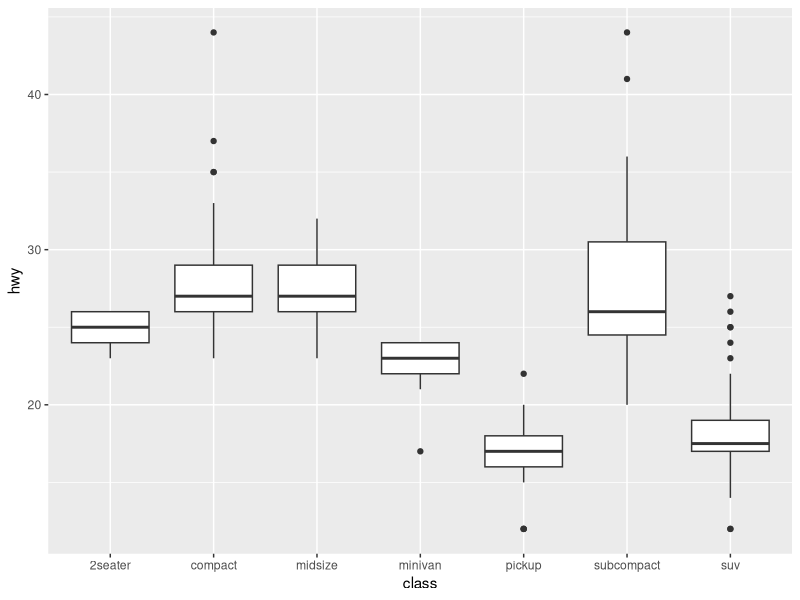
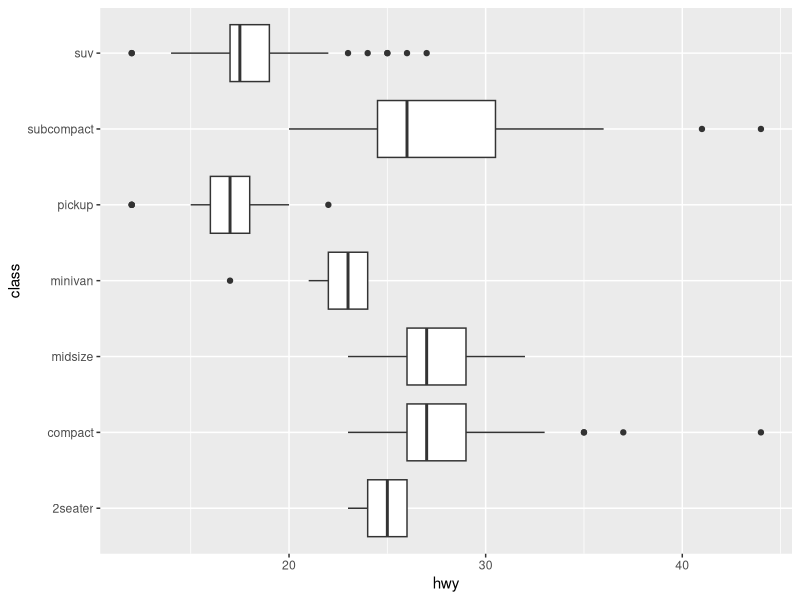
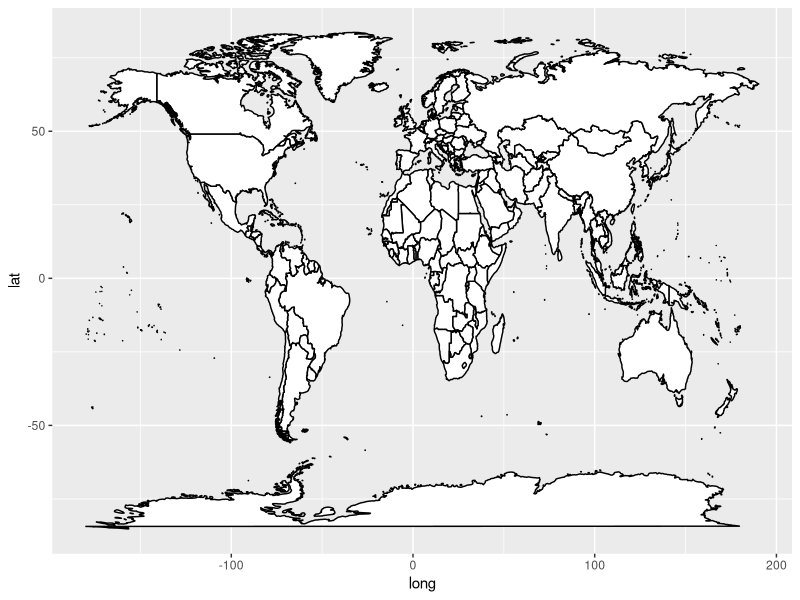
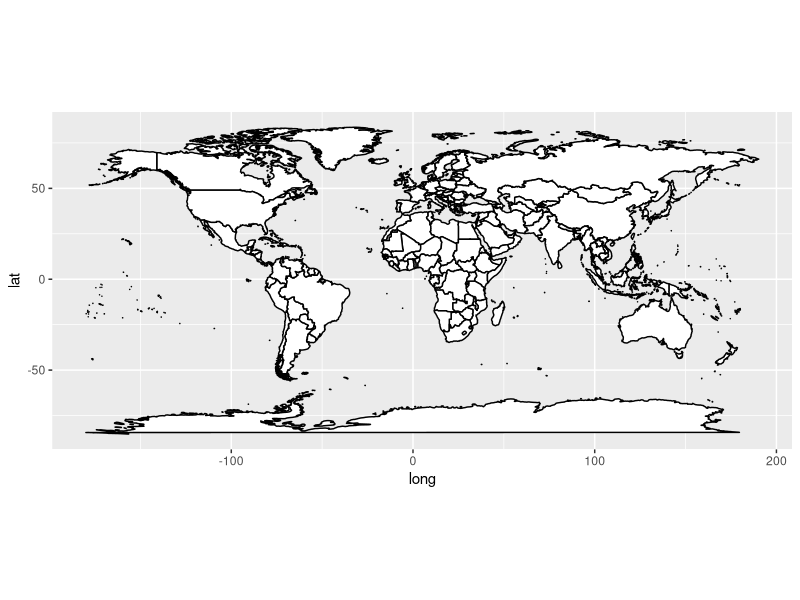
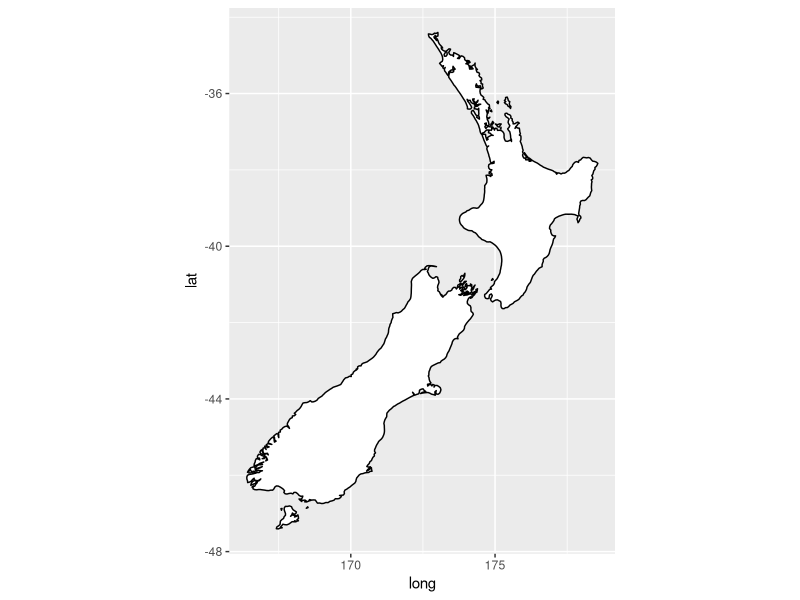
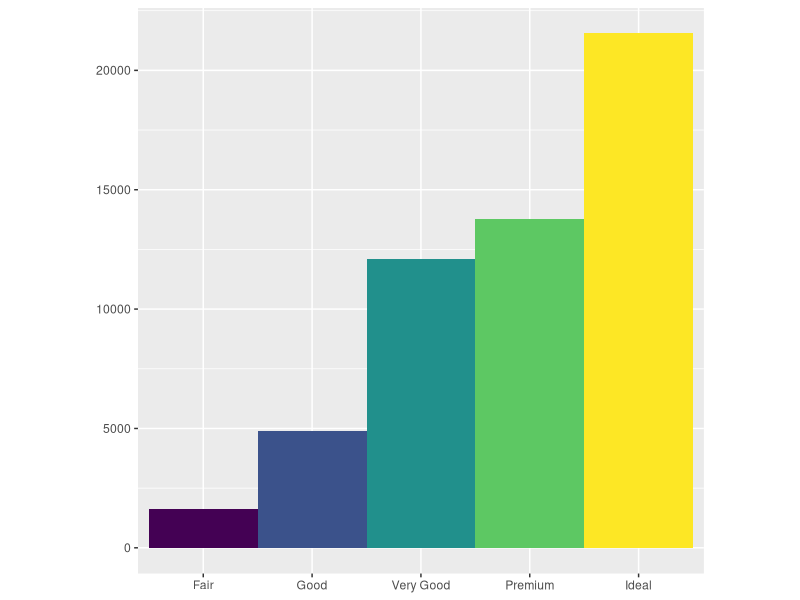
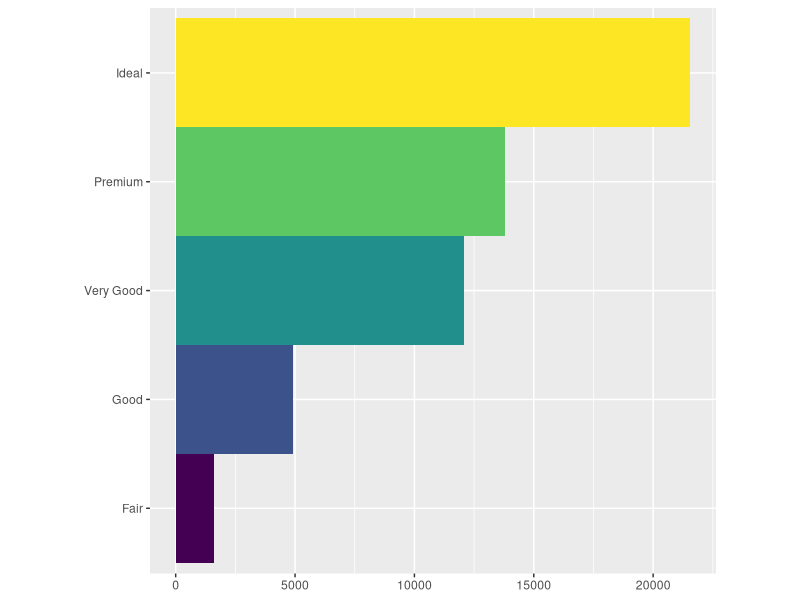
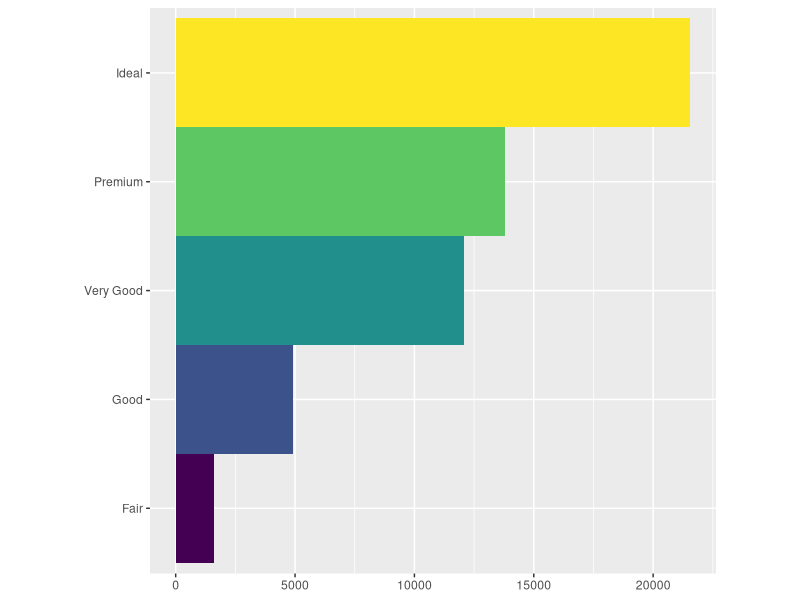

Reproduce these figures in R, in order. (Note: this script raises an error after producing the figures.)
library(tidyverse)

ggplot(data = mpg, mapping = aes(x=class, y=hwy)) + geom_boxplot()

ggplot(data = mpg, mapping = aes(x=class, y=hwy)) + 
  geom_boxplot() + 
  coord_flip()

world <- map_data("world")

glimpse(world)

ggplot(world, aes(long, lat, group=group)) +
  geom_polygon(fill = "white", color = "black")

ggplot(world, aes(long, lat, group=group)) +
  geom_polygon(fill = "white", color = "black") +
  coord_quickmap()

nz <- map_data("nz")

ggplot(nz, aes(long, lat, group=group)) +
  geom_polygon(fill = "white", color = "black") +
  coord_quickmap()

bar <- ggplot(data = diamonds) +
  geom_bar(mapping = aes(x=cut, fill=cut),
           show.legend = FALSE,
           width = 1) + 
  theme(aspect.ratio = 1) + labs(x = NULL, y = NULL)

bar

bar + coord_flip()

bar + coord_flip()

bar + coord_polar()

# Basic template
ggplot(data = DATA) +
  GEOM_FUNCTION(
    mapping = aes(MAPPINGS),
    stat = STAT,
    position = POSITION
  ) + COORDINATE_FUNCTION() +
  FACET_FUNCTION
